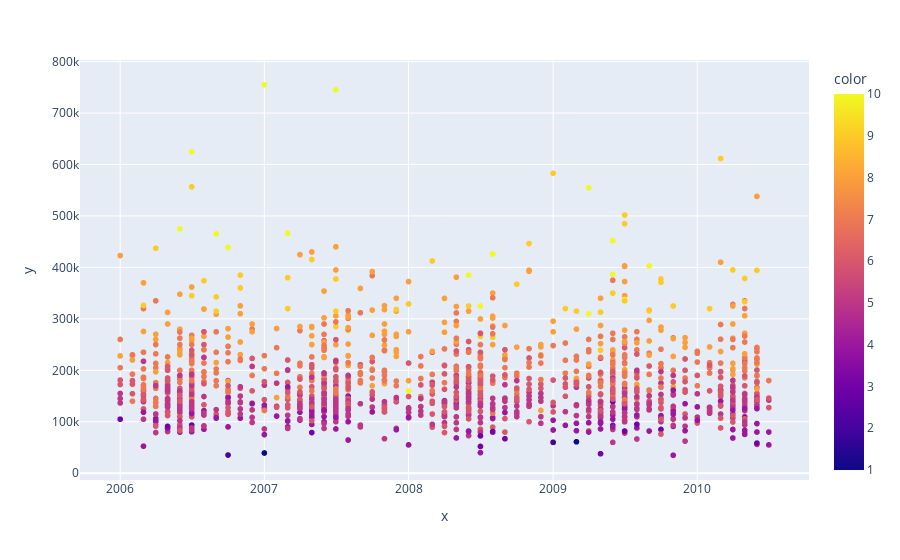

Notebook source saved alongside this figure:
### Markdown cell above
En la gráfica, no se aprecia una diferencia entre los precios de las casas con respecto al avance de los años.

### Code cell
fig = px.scatter(x=data_cle['MoYrSold'], y=data_cle['SalePrice'], color = data_cle['OverallQual'])
fig.show()

### Figure 1 — Plotly figure (JSON) as saved in the notebook; plotly's stock layout.template omitted (floating-point values rounded to 4 significant figures; data arrays with more than 128 entries replaced by an {"elided": "..."} marker saying what was removed)
{"data": [{"hovertemplate": "x=%{x}<br>y=%{y}<br>color=%{marker.color}<extra></extra>", "legendgroup": "", "marker": {"color": {"elided": "1454 int values"}, "coloraxis": "coloraxis", "symbol": "circle"}, "mode": "markers", "name": "", "showlegend": false, "type": "scattergl", "x": {"elided": "1454 str values"}, "xaxis": "x", "y": {"elided": "1454 int values"}, "yaxis": "y"}], "layout": {"autosize": true, "coloraxis": {"colorbar": {"title": {"text": "color"}}, "colorscale": [[0, "#0d0887"], [0.1111, "#46039f"], [0.2222, "#7201a8"], [0.3333, "#9c179e"], [0.4444, "#bd3786"], [0.5556, "#d8576b"], [0.6667, "#ed7953"], [0.7778, "#fb9f3a"], [0.8889, "#fdca26"], [1, "#f0f921"]]}, "legend": {"tracegroupgap": 0}, "margin": {"t": 60}, "xaxis": {"anchor": "y", "autorange": true, "domain": [0, 1], "range": ["2005-09-22 12:53:40.7455", "2010-10-09 11:06:19.2545"], "title": {"text": "x"}, "type": "date"}, "yaxis": {"anchor": "x", "autorange": true, "domain": [0, 1], "range": [-16160.0, 806100.0], "title": {"text": "y"}, "type": "linear"}}}
